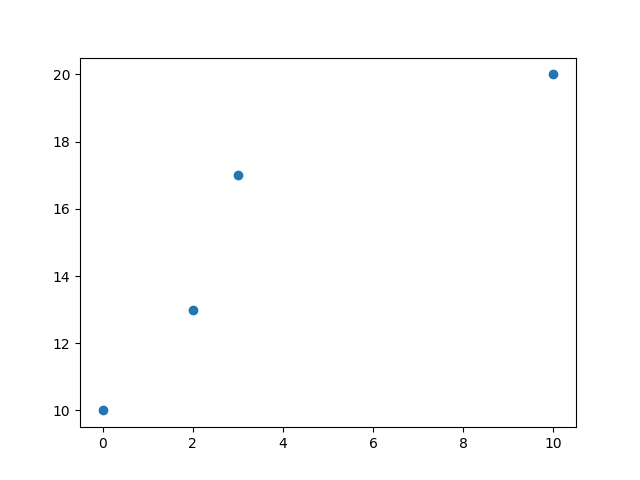

Python code for this plot:
import matplotlib.pyplot as mp
import numpy as np
mp.plot(np.array([0,2,3,10]),np.array([10,13,17,20]),'o')
mp.show()
